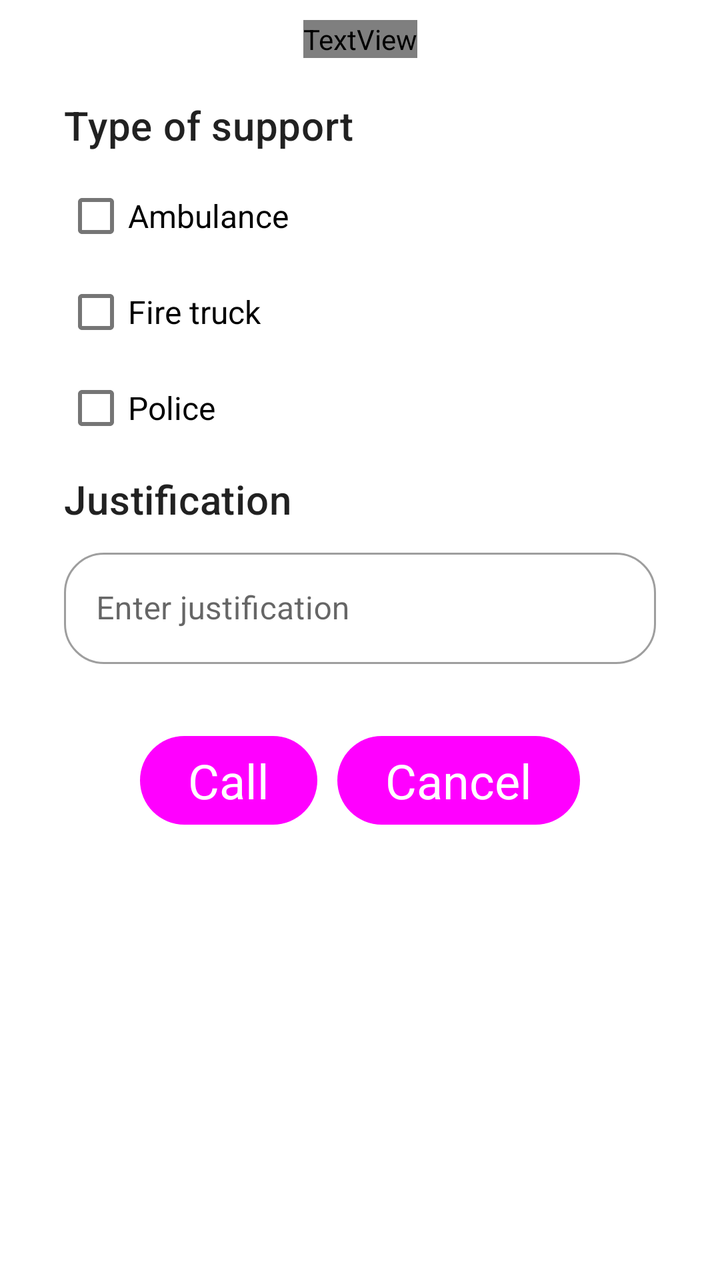
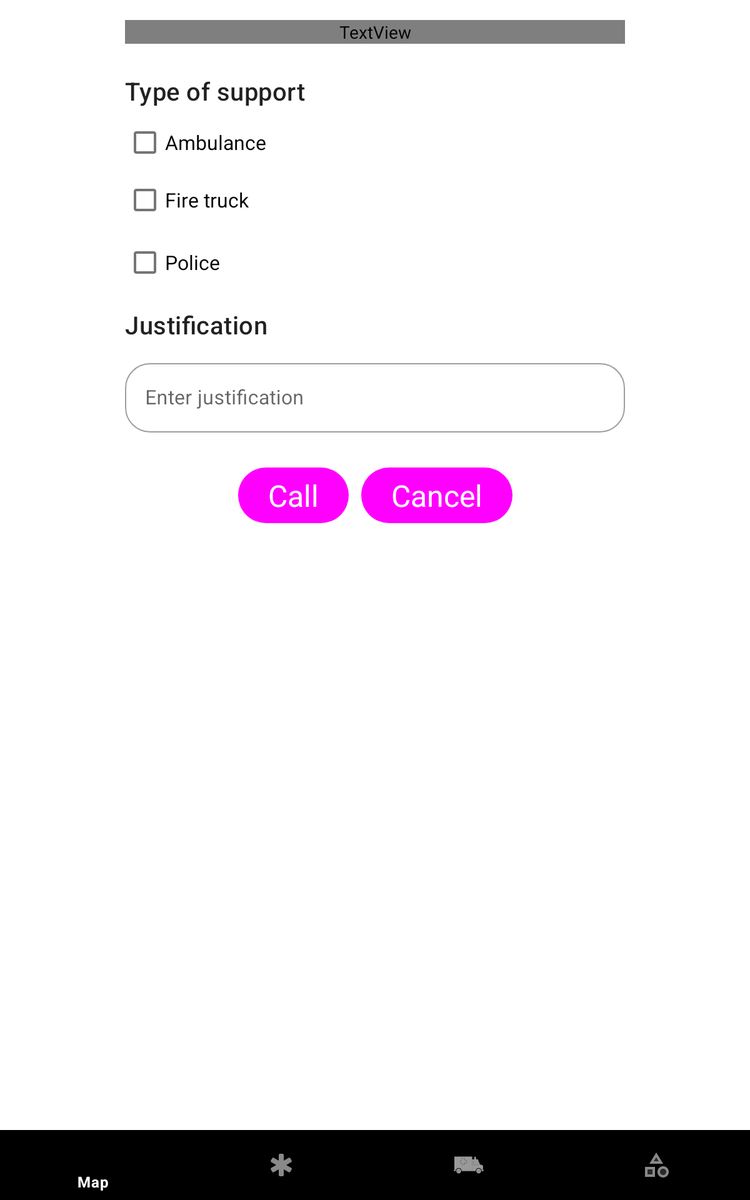

One screen, two layout resources from the same app: the default and the repository's alternative for another configuration. Each is rendered where Android would select it; the XML of both is given below.
<!-- AndroidManifest.xml: application theme Theme.MobileClient -->
<!-- res/layout/fragment_paramedic_call_for_support.xml -->
<?xml version="1.0" encoding="utf-8"?>
<androidx.constraintlayout.widget.ConstraintLayout xmlns:android="http://schemas.android.com/apk/res/android"
    xmlns:app="http://schemas.android.com/apk/res-auto"
    xmlns:tools="http://schemas.android.com/tools"
    android:layout_width="match_parent"
    android:layout_height="match_parent"
    tools:context=".fragments.ParamedicCallForSupport">


    <TextView
        android:id="@+id/textView7"
        android:layout_width="wrap_content"
        android:layout_height="wrap_content"
        android:text="@string/call_for_support_text"
        android:textAppearance="@style/TextAppearance.MaterialComponents.Headline3"
        android:textColor="@color/green_dark"
        android:layout_marginTop="10dp"
        app:layout_constraintStart_toStartOf="parent"
        app:layout_constraintEnd_toEndOf="parent"
        app:layout_constraintTop_toTopOf="parent" />

    <TextView
        style="@style/Widget.MaterialComponents.TextInputLayout.OutlinedBox.ExposedDropdownMenu"
        android:textAppearance="@style/TextAppearance.MaterialComponents.Headline6"
        android:id="@+id/textView8"
        android:layout_width="0dp"
        android:layout_height="wrap_content"
        android:layout_marginStart="32dp"
        android:layout_marginTop="20dp"
        android:layout_marginEnd="32dp"
        android:text="@string/paramedic_type"
        app:layout_constraintEnd_toEndOf="parent"
        app:layout_constraintHorizontal_bias="0.498"
        app:layout_constraintStart_toStartOf="parent"
        app:layout_constraintTop_toBottomOf="@+id/textView7" />


    <CheckBox
        android:id="@+id/checkBox_A"
        android:layout_width="0dp"
        android:layout_height="wrap_content"
        android:layout_marginStart="32dp"
        android:layout_marginTop="8dp"
        android:layout_marginEnd="32dp"
        android:text="@string/paramedic_call_button_ambulance"
        android:textSize="16sp"
        app:layout_constraintEnd_toEndOf="parent"
        app:layout_constraintStart_toStartOf="parent"
        app:layout_constraintTop_toBottomOf="@+id/textView8" />

    <CheckBox
        android:id="@+id/checkBox_B"
        android:layout_width="0dp"
        android:layout_height="wrap_content"
        android:layout_marginStart="32dp"
        android:layout_marginEnd="32dp"
        android:text="@string/paramedic_call_button_fireStation"
        android:textSize="16sp"
        app:layout_constraintEnd_toEndOf="parent"
        app:layout_constraintStart_toStartOf="parent"
        app:layout_constraintTop_toBottomOf="@+id/checkBox_A" />

    <CheckBox
        android:id="@+id/checkBox_C"
        android:layout_width="0dp"
        android:layout_height="wrap_content"
        android:layout_marginStart="32dp"
        android:layout_marginEnd="32dp"
        android:text="@string/paramedic_call_button_police"
        android:textSize="16sp"
        app:layout_constraintEnd_toEndOf="parent"
        app:layout_constraintStart_toStartOf="parent"
        app:layout_constraintTop_toBottomOf="@+id/checkBox_B" />

    <TextView
        android:id="@+id/textView9"
        android:layout_width="0dp"
        android:layout_height="wrap_content"
        android:layout_marginStart="32dp"
        android:layout_marginTop="8dp"
        android:layout_marginEnd="32dp"
        android:text="@string/paramedic_justification"
        android:textAppearance="@style/TextAppearance.MaterialComponents.Headline6"
        app:layout_constraintEnd_toEndOf="parent"
        app:layout_constraintStart_toStartOf="parent"
        app:layout_constraintTop_toBottomOf="@+id/checkBox_C" />

    <com.google.android.material.textfield.TextInputLayout
        android:id="@+id/locationInput"
        style="@style/Widget.MaterialComponents.TextInputLayout.OutlinedBox"
        android:layout_width="0dp"
        android:layout_height="wrap_content"
        android:layout_marginStart="32dp"
        android:layout_marginTop="8dp"
        android:layout_marginEnd="32dp"
        android:hint="@string/paramedic_justi_hint"
        app:boxCornerRadiusBottomEnd="20dp"
        app:boxCornerRadiusBottomStart="20dp"
        app:boxCornerRadiusTopEnd="20dp"
        app:boxCornerRadiusTopStart="20dp"
        app:layout_constraintEnd_toEndOf="parent"
        app:layout_constraintStart_toStartOf="parent"
        app:layout_constraintTop_toBottomOf="@+id/textView9">

        <com.google.android.material.textfield.TextInputEditText
            android:layout_width="match_parent"
            android:layout_height="wrap_content" />
    </com.google.android.material.textfield.TextInputLayout>

    <RelativeLayout
        android:id="@+id/parentRelative"
        android:layout_width="wrap_content"
        android:layout_height="wrap_content"
        android:layout_centerHorizontal="true"
        android:layout_gravity="center"
        android:layout_marginTop="32dp"
        android:orientation="horizontal"
        app:layout_constraintEnd_toEndOf="parent"
        app:layout_constraintStart_toStartOf="parent"
        app:layout_constraintTop_toBottomOf="@+id/locationInput">

        <Button
            android:id="@+id/button"
            style="@style/Widget.Material3.Button"
            android:layout_width="wrap_content"
            android:layout_height="wrap_content"
            android:text="@string/call"
            android:textAppearance="@style/TextAppearance.MaterialComponents.Headline5"
            app:layout_constraintEnd_toEndOf="parent"
            app:layout_constraintStart_toStartOf="parent"
            app:layout_constraintTop_toTopOf="parent" />

        <Button
            android:id="@+id/button2"
            style="@style/Widget.Material3.Button"
            android:layout_width="wrap_content"
            android:layout_height="wrap_content"
            android:layout_marginLeft="10dp"
            android:layout_toRightOf="@id/button"
            android:text="@string/incident_cancel_button"
            android:textAppearance="@style/TextAppearance.MaterialComponents.Headline5"
            app:layout_constraintEnd_toEndOf="parent"
            app:layout_constraintStart_toEndOf="parent"
            app:layout_constraintTop_toTopOf="parent" />
    </RelativeLayout>


</androidx.constraintlayout.widget.ConstraintLayout>
<!-- resources referenced by this layout -->
<resources>
  <string name="call">Call</string>
  <string name="call_for_support_text">Call for support</string>
  <string name="incident_cancel_button">Cancel</string>
  <string name="paramedic_call_button_ambulance">Ambulance</string>
  <string name="paramedic_call_button_fireStation">Fire truck</string>
  <string name="paramedic_call_button_police">Police</string>
  <string name="paramedic_justi_hint">Enter justification</string>
  <string name="paramedic_justification">Justification</string>
  <string name="paramedic_type">Type of support</string>
  <!-- from res/values-v26/ -->
  <style name="Theme.MobileClient" parent="Theme.MaterialComponents.DayNight.NoActionBar">
          
          <item name="colorPrimary">@color/green_dark</item>
          <item name="colorPrimaryVariant">#3b9e40</item>
          <item name="colorOnPrimary">@color/white</item>
          
          <item name="colorSecondary">@color/green_dark</item>
          <item name="colorSecondaryVariant">#4caf50</item>
          <item name="colorOnSecondary">@color/black</item>
          
          <item name="android:windowFullscreen">true</item>
          <item name="android:statusBarColor" tools:targetApi="l">?attr/colorPrimaryVariant</item>
          
          <item name="android:windowTranslucentStatus">true</item>
      </style>
  <color name="white">#FFFFFFFF</color>
  <color name="black">#FF000000</color>
</resources>
<!-- res/layout-sw600dp/fragment_paramedic_call_for_support.xml (the repository's variant of the layout above) -->
<!-- drawn on a 7-inch tablet held upright -->
<?xml version="1.0" encoding="utf-8"?>
<androidx.constraintlayout.widget.ConstraintLayout xmlns:android="http://schemas.android.com/apk/res/android"
    xmlns:app="http://schemas.android.com/apk/res-auto"
    xmlns:tools="http://schemas.android.com/tools"
    android:layout_width="match_parent"
    android:layout_height="match_parent"
    tools:context=".ParamedicCallForSupport">


    <TextView
        android:id="@+id/textView7"
        android:layout_width="0dp"
        android:layout_height="wrap_content"
        android:layout_marginStart="100dp"
        android:layout_marginTop="16dp"
        android:layout_marginEnd="100dp"
        android:text="@string/call_for_support_text"
        android:textAlignment="center"
        android:textAppearance="@style/TextAppearance.MaterialComponents.Headline3"
        android:textColor="@color/green_dark"
        app:layout_constraintEnd_toEndOf="parent"
        app:layout_constraintHorizontal_bias="0.0"
        app:layout_constraintStart_toStartOf="parent"
        app:layout_constraintTop_toTopOf="parent" />

    <CheckBox
        android:id="@+id/checkBox_B"
        android:layout_width="849dp"
        android:layout_height="44dp"
        android:text="@string/paramedic_call_button_fireStation"
        android:textSize="16sp"
        app:layout_constraintEnd_toEndOf="@+id/textView7"
        app:layout_constraintTop_toBottomOf="@id/checkBox_A"
        app:layout_constraintHorizontal_bias="0.0"
        app:layout_constraintStart_toStartOf="@+id/textView7"
        tools:layout_editor_absoluteY="187dp" />

    <TextView
        android:id="@+id/textView8"
        style="@style/Widget.MaterialComponents.TextInputLayout.OutlinedBox.ExposedDropdownMenu"
        android:layout_width="0dp"
        android:layout_height="wrap_content"
        android:layout_marginTop="24dp"
        android:text="@string/paramedic_type"
        android:textAppearance="@style/TextAppearance.MaterialComponents.Headline6"
        app:layout_constraintEnd_toEndOf="@+id/textView7"
        app:layout_constraintHorizontal_bias="0.0"
        app:layout_constraintStart_toStartOf="@+id/textView7"
        app:layout_constraintTop_toBottomOf="@+id/textView7" />

    <TextView
        android:id="@+id/textView9"
        android:layout_width="0dp"
        android:layout_height="wrap_content"
        android:layout_marginTop="12dp"
        android:text="@string/paramedic_justification"
        android:textAppearance="@style/TextAppearance.MaterialComponents.Headline6"
        app:layout_constraintEnd_toEndOf="@+id/textView7"
        app:layout_constraintHorizontal_bias="0.0"
        app:layout_constraintStart_toStartOf="@+id/textView7"
        app:layout_constraintTop_toBottomOf="@+id/checkBox_C" />

    <CheckBox
        android:id="@+id/checkBox_A"
        android:layout_width="0dp"
        android:layout_height="wrap_content"
        android:layout_marginTop="4dp"
        android:text="@string/paramedic_call_button_ambulance"
        android:textSize="16sp"
        app:layout_constraintEnd_toEndOf="@+id/textView7"
        app:layout_constraintHorizontal_bias="0.0"
        app:layout_constraintStart_toStartOf="@+id/textView7"
        app:layout_constraintTop_toBottomOf="@+id/textView8" />

    <com.google.android.material.textfield.TextInputLayout
        android:id="@+id/locationInput"
        style="@style/Widget.MaterialComponents.TextInputLayout.OutlinedBox"
        android:layout_width="0dp"
        android:layout_height="wrap_content"
        android:layout_marginTop="12dp"
        android:hint="@string/paramedic_justi_hint"
        app:boxCornerRadiusBottomEnd="20dp"
        app:boxCornerRadiusBottomStart="20dp"
        app:boxCornerRadiusTopEnd="20dp"
        app:boxCornerRadiusTopStart="20dp"
        app:layout_constraintEnd_toEndOf="@+id/textView7"
        app:layout_constraintHorizontal_bias="0.0"
        app:layout_constraintStart_toStartOf="@+id/textView7"
        app:layout_constraintTop_toBottomOf="@+id/textView9">

        <com.google.android.material.textfield.TextInputEditText
            android:layout_width="match_parent"
            android:layout_height="wrap_content" />
    </com.google.android.material.textfield.TextInputLayout>

    <RelativeLayout
        android:id="@+id/parentRelative"
        android:layout_width="wrap_content"
        android:layout_height="wrap_content"
        android:layout_centerHorizontal="true"
        android:layout_gravity="center"
        android:layout_marginTop="24dp"
        android:orientation="horizontal"
        app:layout_constraintEnd_toEndOf="parent"
        app:layout_constraintHorizontal_bias="0.501"
        app:layout_constraintStart_toStartOf="parent"
        app:layout_constraintTop_toBottomOf="@+id/locationInput">

        <Button
            android:id="@+id/button"
            style="@style/Widget.Material3.Button"
            android:layout_width="wrap_content"
            android:layout_height="wrap_content"
            android:text="Call"
            android:textAppearance="@style/TextAppearance.MaterialComponents.Headline5"
            app:layout_constraintEnd_toEndOf="parent"
            app:layout_constraintStart_toStartOf="parent"
            app:layout_constraintTop_toTopOf="parent" />

        <Button
            android:id="@+id/button2"
            style="@style/Widget.Material3.Button"
            android:layout_width="wrap_content"
            android:layout_height="wrap_content"
            android:layout_marginLeft="10dp"
            android:layout_toRightOf="@id/button"
            android:text="@string/incident_cancel_button"
            android:textAppearance="@style/TextAppearance.MaterialComponents.Headline5"
            app:layout_constraintEnd_toEndOf="parent"
            app:layout_constraintStart_toEndOf="parent"
            app:layout_constraintTop_toTopOf="parent" />
    </RelativeLayout>

    <CheckBox
        android:id="@+id/checkBox_C"
        android:layout_width="0dp"
        android:layout_height="wrap_content"
        android:layout_marginTop="4dp"
        android:text="@string/paramedic_call_button_police"
        android:textSize="16sp"
        app:layout_constraintEnd_toEndOf="@+id/textView7"
        app:layout_constraintHorizontal_bias="0.0"
        app:layout_constraintStart_toStartOf="@+id/textView7"
        app:layout_constraintTop_toBottomOf="@+id/checkBox_B" />

    <LinearLayout
        app:layout_constraintStart_toStartOf="parent"
        app:layout_constraintEnd_toEndOf="parent"
        android:layout_width="match_parent"
        android:layout_height="wrap_content"
        app:layout_constraintBottom_toBottomOf="parent">

        <com.google.android.material.bottomnavigation.BottomNavigationView
            android:id="@+id/bottom_navigation"
            android:layout_width="match_parent"
            android:layout_height="wrap_content"
            style="@style/Widget.MaterialComponents.BottomNavigationView.Colored"
            app:menu="@menu/bottom_paramedic_navigation" />

    </LinearLayout>
</androidx.constraintlayout.widget.ConstraintLayout>
<!-- resources referenced by the variant -->
<!-- as a 7-inch tablet held upright resolves them -->
<resources>
  <string name="call_for_support_text">Call for support</string>
  <string name="incident_cancel_button">Cancel</string>
  <string name="paramedic_call_button_ambulance">Ambulance</string>
  <string name="paramedic_call_button_fireStation">Fire truck</string>
  <string name="paramedic_call_button_police">Police</string>
  <string name="paramedic_justi_hint">Enter justification</string>
  <string name="paramedic_justification">Justification</string>
  <string name="paramedic_type">Type of support</string>
  <!-- from res/values-v26/ -->
  <style name="Theme.MobileClient" parent="Theme.MaterialComponents.DayNight.NoActionBar">
          
          <item name="colorPrimary">@color/green_dark</item>
          <item name="colorPrimaryVariant">#3b9e40</item>
          <item name="colorOnPrimary">@color/white</item>
          
          <item name="colorSecondary">@color/green_dark</item>
          <item name="colorSecondaryVariant">#4caf50</item>
          <item name="colorOnSecondary">@color/black</item>
          
          <item name="android:windowFullscreen">true</item>
          <item name="android:statusBarColor" tools:targetApi="l">?attr/colorPrimaryVariant</item>
          
          <item name="android:windowTranslucentStatus">true</item>
      </style>
  <color name="white">#FFFFFFFF</color>
  <color name="black">#FF000000</color>
</resources>
